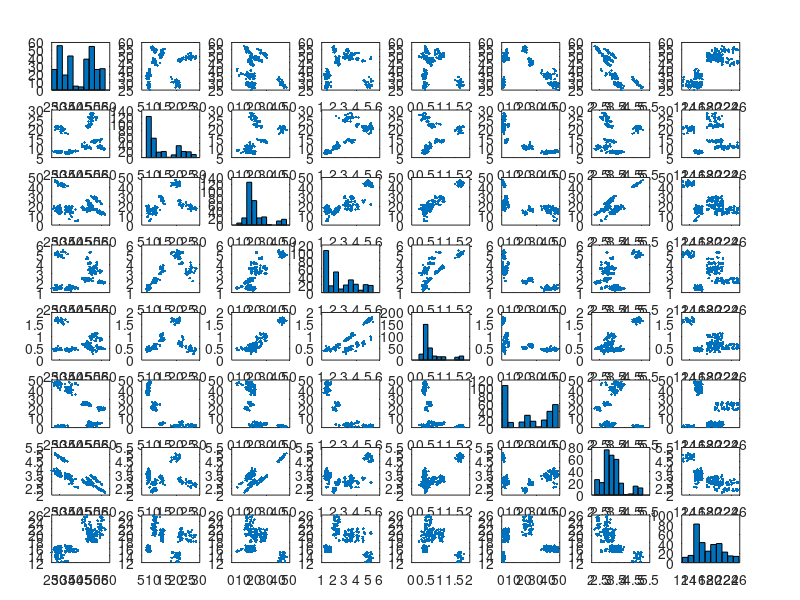

Here is the MATLAB script that generated this plot: (Note: this script raises an error after producing the figure.)
close all;
clear;
clc;


raw = importdata("pizza.csv"); % assumes csv file is in same directory
data = raw.data;
titles = raw.textdata;
figure
[~,ax] = plotmatrix(data(:,3:end)); % ignore all parameters except subplot axes

% ax in this case is a K x K (K columns being plotted) matrix of axes for each subplot
font = 12; % font size

% Formatting subplots - you can also make your own array of titles like title = {'one', 'two', 'three'...}
for i = 1:length(ax)
    ax(i,1).YLabel.String = titles(i+2);
    ax(i,1).YLabel.FontSize = font;
    ax(end,i).XLabel.String = titles(i+2);
    ax(end,i).XLabel.FontSize = font;
end

figure
scatter(data(:,3),data(:,9));
title("Moisture vs Calories");
xlabel("Moisture per 100g (%)");
ylabel("Calories per 100 grams (100's of cal)")

figure
scatter(data(:,5),data(:,9));
title("Fat vs Calories");
xlabel("Fat per 100g (g)");
ylabel("Calories per 100 grams (100's of cal)")

figure
scatter(data(:,6),data(:,7));
title("Ash vs Sodium");
xlabel("Ash per 100g (g)");
ylabel("Sodium per 100 grams (g)")

size = size(data);
data_cs = zeros(size);
means = zeros(1,size(2)-2);
stds = zeros(1,size(2)-2);
data_cs(:, 1:2) = data (:, 1:2);
for i = 3:size(2)
    titles(i)
    col_mean = mean(data (:, i));
    col_std = std(data (:, i));
    means(i-2) = col_mean;
    stds(i-2) = col_std;
    data_cs(:, i) = (data(:, i)-col_mean)/col_std;
end

figure
scatter(data(:,5),data(:,4));
title("Fat vs Protein");
xlabel("Fat per 100g (g)");
ylabel("Protein per 100 grams (g)")


